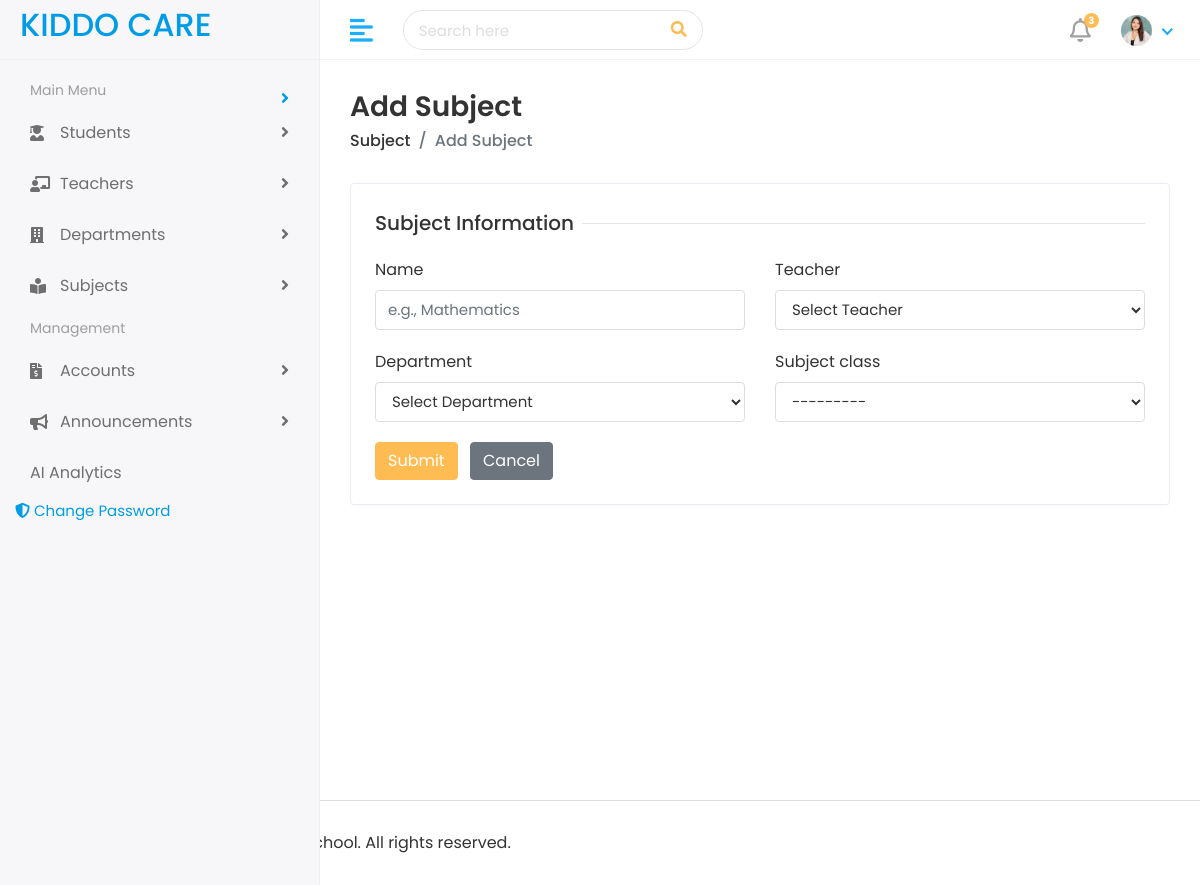
The page /adminservices/add-subject/ (signed in) on the database as committed earlier.
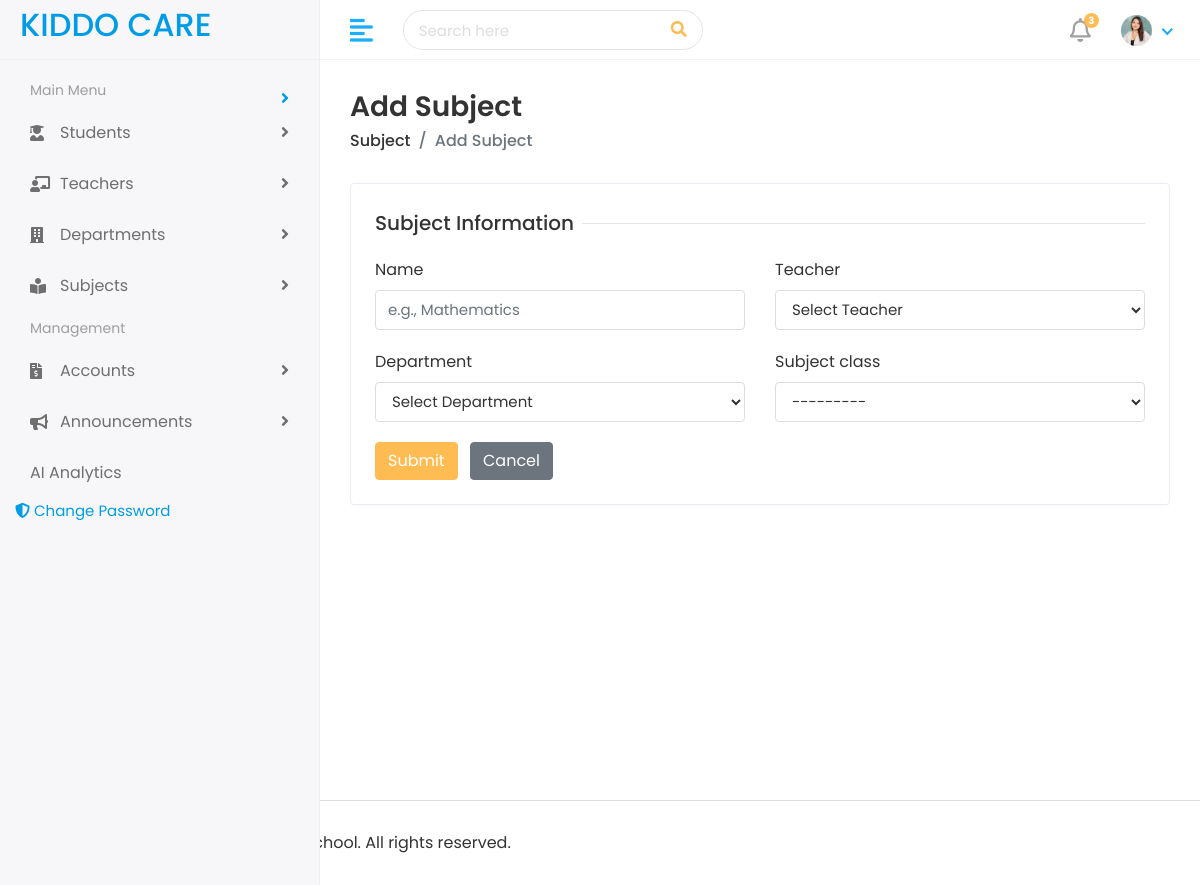
The same page on the database as committed later.
### account/models.py (models this page shows, shortened)
class CustomUser(AbstractUser):
    ROLE_CHOICES = [
        ("admin", "Admin"),
        ("teacher", "Teacher"),
        ("student", "Student"),
        ("parent", "Parent"),
    ]
    GENDER_CHOICES = [
        ("male", "Male"),
        ("female", "Female"),
        ("other", "Other"),
    ]
    id = models.UUIDField(primary_key=True, default=uuid.uuid4, editable=False)
    role = models.CharField(max_length=20, choices=ROLE_CHOICES, default="student")
    phone_number = models.CharField(max_length=15, blank=True, null=True)
    gender = models.CharField(max_length=10, choices=GENDER_CHOICES, blank=True, null=True)
    date_of_birth = models.DateField(blank=True, null=True)
    address = models.TextField(blank=True, null=True)
    profile_picture = models.ImageField(upload_to="profile_pictures/", blank=True, null=True)
    is_active = models.BooleanField(default=True)
    created_at = models.DateTimeField(auto_now_add=True)
    updated_at = models.DateTimeField(auto_now=True)
    USERNAME_FIELD = "username"
    REQUIRED_FIELDS = ["email"]
    class Meta:
        verbose_name = "User"
        verbose_name_plural = "Users"
        ordering = ["-created_at"]

### adminservices/views.py (the view)
# urls.py: path('add-subject/', views.add_subject, name='add-subject'),
@login_required(login_url='account:login')
def add_subject(request):
    if not request.user.is_authenticated or request.user.role != "admin":
        messages.error(request, "You are not authorized.")
        return redirect("account:login")
    school = getattr(request.user, 'managed_school', None)
    if not school:
        messages.error(request, "No school assigned.")
        return redirect("adminservices:admin-dashboard")
    if request.method == "POST":
        form = AddSubjectForm(request.POST, school=school)
        if form.is_valid():
            subject = form.save(commit=False)
            subject.school = school
            subject.save()
            messages.success(request, f"Subject '{subject.name}' added successfully!")
            return redirect("adminservices:list-subjects")
        else:
            logger.warning(f"Subject form errors: {form.errors}")
            messages.error(request, "Please correct the errors below.")
    else:
        form = AddSubjectForm(school=school)
    return render(request, "adminservices/add_subject.html", {"form": form})

### account/models.py (called while the page is built)
    def __str__(self):
        return f"{self.name} ({self.school.name})"

    def __str__(self):
        dept = self.department.name if self.department else "No Dept"
        return f"{self.user.get_full_name()} ({dept})"

### adminservices/templates/adminservices/add_subject.html (shortened to what this page needs)
{% extends "adminservices/base.html" %}
{% load static %}
{% block content %}
<div class="page-wrapper">
  <div class="content container-fluid">
    <div class="page-header">
      <div class="row align-items-center">
        <div class="col">
          <h3 class="page-title">Add Subject</h3>
          <ul class="breadcrumb">
            <li class="breadcrumb-item"><a href="{% url 'adminservices:list-subjects' %}">Subject</a></li>
            <li class="breadcrumb-item active">Add Subject</li>
          </ul>
        </div>
      </div>
    </div>
    <div class="row">
      <div class="col-sm-12">
        <div class="card">
          <div class="card-body">
            <form method="post">
              <div class="row">
                <div class="col-12">
                  <h5 class="form-title"><span>Subject Information</span></h5>
                </div>
                <div class="col-12 col-sm-6">
                  <div class="form-group">
                    <label>{{ form.name.label }}</label>
                    {{ form.name }}
                  </div>
                </div>
                <div class="col-12 col-sm-6">
                  <div class="form-group">
                    <label>{{ form.teacher.label }}</label>
                    {{ form.teacher }}
                  </div>
                </div>
                <div class="col-12 col-sm-6">
                  <div class="form-group">
                    <label>{{ form.department.label }}</label>
                    {{ form.department }}
                  </div>
                </div>
                <div class="col-12 col-sm-6">
                  <div class="form-group">
                    <label>{{ form.subject_class.label }}</label>
                    {{ form.subject_class }}
                  </div>
                </div>
                <div class="col-12">
                  <button type="submit" class="btn btn-primary">Submit</button>
                  <a href="{% url 'adminservices:list-subjects' %}" class="btn btn-secondary ml-2">Cancel</a>
                </div>
              </div>
            </form>
          </div>
        </div>
      </div>
    </div>
  </div>
</div>
{% endblock %}

Rows that differ between the two databases and show on the page:
added CustomUser: teacher.label "Teacher"
Other text that changed with them:
text no longer shown: "Teacher"
